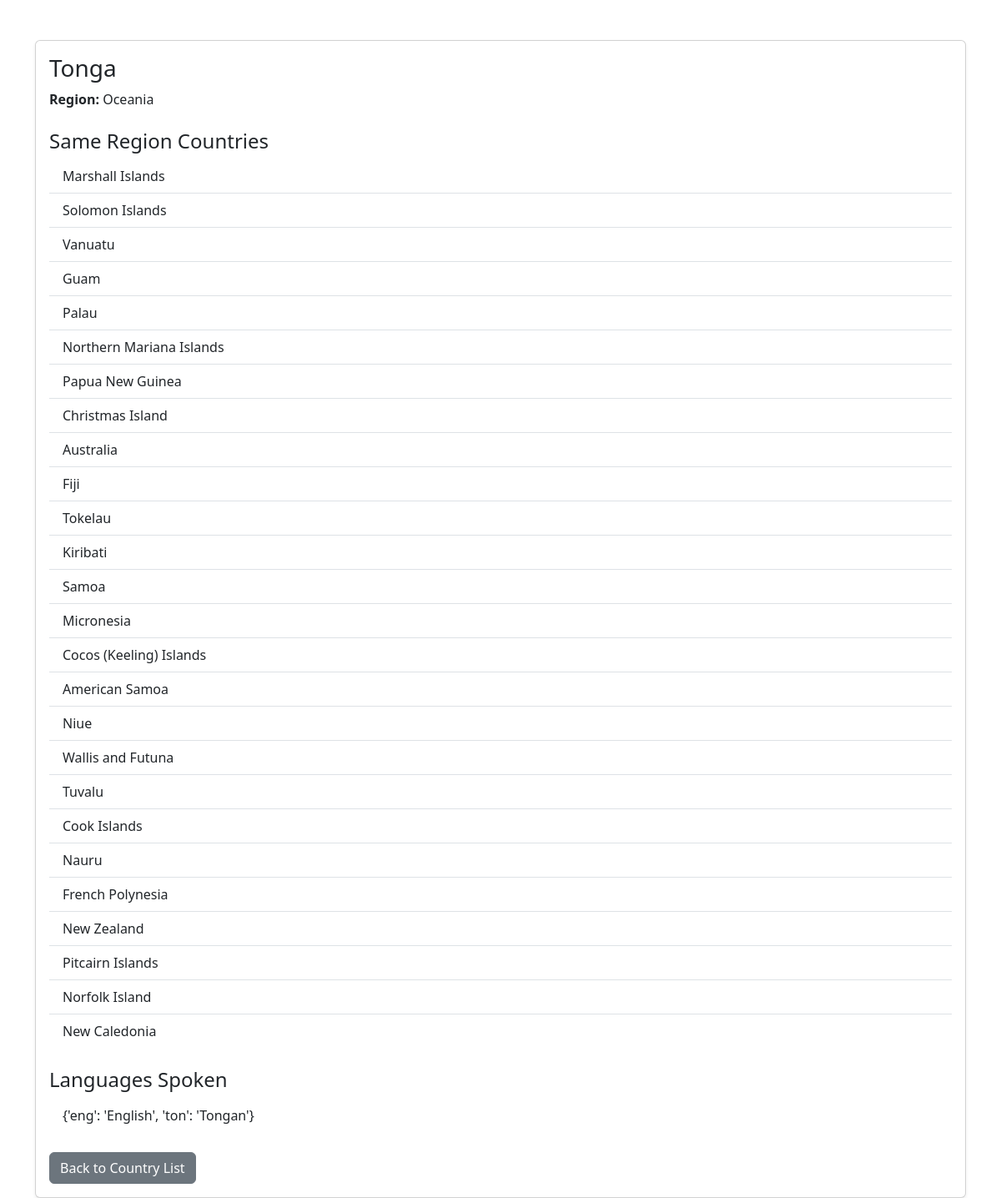
The app's page /countries/2/details/ with its own data.
### countries/models.py (models this page shows, shortened)
class Country (models.Model):
    name = models.CharField(max_length=255)
    official_name = models.CharField(max_length=255, null=True, blank=True)
    capital = models.CharField(max_length=255, null=True, blank=True)
    region = models.CharField(max_length=100, null=True, blank=True)
    subregion = models.CharField(max_length=100, null=True, blank=True)
    population = models.BigIntegerField(null=True, blank=True)
    area = models.FloatField(null=True, blank=True)
    flag_url = models.URLField(null=True, blank=True)
    independent = models.BooleanField(null=True)
    cca2 = models.CharField(max_length=5, null=True, blank=True)
    cca3 = models.CharField(max_length=5, null=True, blank=True)
    ccn3 = models.CharField(max_length=5, null=True, blank=True)
    currencies = models.JSONField(null=True, blank=True)
    languages = models.JSONField(null=True, blank=True)

### countries/views.py (the view)
# urls.py: path('countries/<int:pk>/details/',views.country_details,name = 'country_details'),
def country_details(request, pk):
    country = get_object_or_404(Country, pk=pk)
    same_region = Country.objects.filter(
        region=country.region).exclude(pk=country.pk)
    try:
        languages = json.loads(country.languages)
        if isinstance(languages, dict):
            languages = languages.values()
        else:
            languages = languages.split(',')
    except Exception:
        languages = [country.languages]
    return render(request, 'countries/country_details.html', {
        'country': country,
        'same_region': same_region,
        'languages': languages,
    })

### countries/templates/countries/country_details.html (shortened to what this page needs)
{% load static %}
<!DOCTYPE html>
<html lang="en">
<head>
    <link href="https://cdn.jsdelivr.net/npm/bootstrap@5.3.0/dist/css/bootstrap.min.css" rel="stylesheet">
</head>
<body>
<div class="container mt-5">
    <div class="card shadow-sm">
        <div class="card-body">
            <h3 class="card-title">{{ country.name }}</h3>
            <p class="card-text"><strong>Region:</strong> {{ country.region }}</p>
            <h4 class="mt-4">Same Region Countries</h4>
            <ul class="list-group list-group-flush">
                {% for c in same_region %}
                    <li class="list-group-item">{{ c.name }}</li>
                {% empty %}
                    <li class="list-group-item text-muted">No other countries in this region.</li>
                {% endfor %}
            </ul>
            <h4 class="mt-4">Languages Spoken</h4>
            <ul class="list-group list-group-flush">
                {% for lang in languages %}
                    <li class="list-group-item">{{ lang }}</li>
                {% empty %}
                    <li class="list-group-item text-muted">No languages available.</li>
                {% endfor %}
            </ul>
            <a href="{% url 'country_list' %}" class="btn btn-secondary mt-4">Back to Country List</a>
        </div>
    </div>
</div>
</body>
</html>

### records on screen
Country: name "Tonga", region "Oceania", languages "{'eng': 'English', 'ton': 'Tongan'}"
Country: name "Marshall Islands"
Country: name "Solomon Islands"
Country: name "Vanuatu"
Country: name "Guam"
Country: name "Palau"
Country: name "Northern Mariana Islands"
Country: name "Papua New Guinea"
Country: name "Christmas Island"
Country: name "Australia"
Country: name "Fiji"
Country: name "Tokelau"
Country: name "Kiribati"
Country: name "Samoa"
Country: name "Micronesia"
Country: name "Cocos (Keeling) Islands"
Country: name "American Samoa"
Country: name "Niue"
Country: name "Wallis and Futuna"
Country: name "Tuvalu"
Country: name "Cook Islands"
Country: name "Nauru"
Country: name "French Polynesia"
Country: name "New Zealand"
Country: name "Pitcairn Islands"
Country: name "Norfolk Island"
Country: name "New Caledonia"
